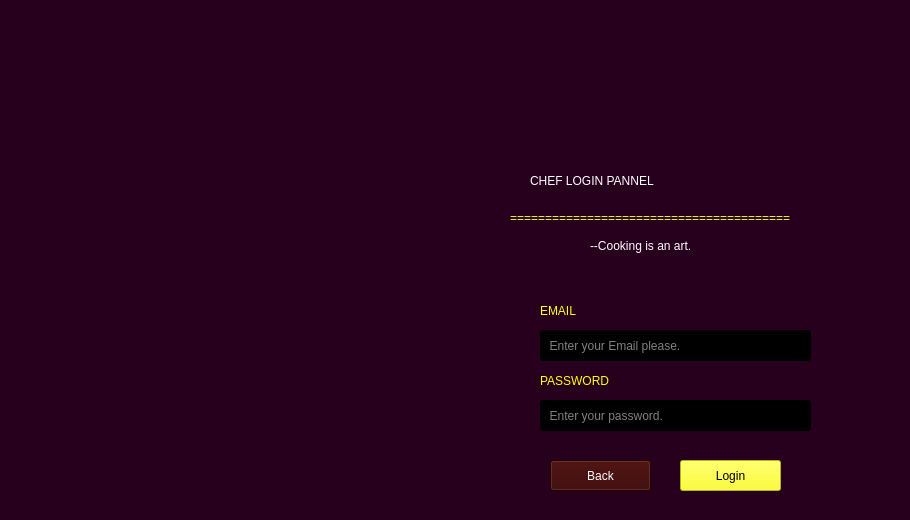
    <widget class="QWidget" name="Chef_Login">
     <property name="styleSheet">
      <string notr="true">background-color: rgb(38, 0, 28);</string>
     </property>
     <widget class="QLineEdit" name="chef_password_input">
      <property name="geometry">
       <rect>
        <x>540</x>
        <y>400</y>
        <width>271</width>
        <height>31</height>
       </rect>
      </property>
      <property name="styleSheet">
       <string notr="true">background-color: rgb(0, 0, 0);
color: rgb(255, 255, 255);
font: 9pt &quot;Impact&quot;;</string>
      </property>
      <property name="echoMode">
       <enum>QLineEdit::Password</enum>
      </property>
      <property name="placeholderText">
       <string>  Enter your password.</string>
      </property>
     </widget>
     <widget class="QLineEdit" name="chef_email_input">
      <property name="geometry">
       <rect>
        <x>540</x>
        <y>330</y>
        <width>271</width>
        <height>31</height>
       </rect>
      </property>
      <property name="styleSheet">
       <string notr="true">background-color: rgb(0, 0, 0);
color: rgb(255, 255, 255);
font: 9pt &quot;Impact&quot;;</string>
      </property>
      <property name="placeholderText">
       <string>  Enter your Email please.</string>
      </property>
     </widget>
     <widget class="QLabel" name="email_lebel">
      <property name="geometry">
       <rect>
        <x>540</x>
        <y>300</y>
        <width>55</width>
        <height>21</height>
       </rect>
      </property>
      <property name="styleSheet">
       <string notr="true">font: 14pt &quot;Impact&quot;;
color: rgb(255, 255, 0);</string>
      </property>
      <property name="text">
       <string>EMAIL</string>
      </property>
     </widget>
     <widget class="QLabel" name="password_lebel">
      <property name="geometry">
       <rect>
        <x>540</x>
        <y>370</y>
        <width>121</width>
        <height>21</height>
       </rect>
      </property>
      <property name="styleSheet">
       <string notr="true">font: 14pt &quot;Impact&quot;;
color: rgb(255, 255, 0);</string>
      </property>
      <property name="text">
       <string>PASSWORD</string>
      </property>
     </widget>
     <widget class="QPushButton" name="chef_back_button">
      <property name="geometry">
       <rect>
        <x>550</x>
        <y>460</y>
        <width>101</width>
        <height>31</height>
       </rect>
      </property>
      <property name="styleSheet">
       <string notr="true">background-color: rgb(54, 0, 0);
font: 10pt &quot;Impact&quot;;
color: rgb(255, 255, 255);</string>
      </property>
      <property name="text">
       <string>Back</string>
      </property>
     </widget>
     <widget class="QPushButton" name="chef_login_button">
      <property name="geometry">
       <rect>
        <x>680</x>
        <y>460</y>
        <width>101</width>
        <height>31</height>
       </rect>
      </property>
      <property name="styleSheet">
       <string notr="true">background-color: rgb(255, 255, 0);
font: 10pt &quot;Impact&quot;;
color: rgb(0, 0, 0);</string>
      </property>
      <property name="text">
       <string>Login</string>
      </property>
     </widget>
     <widget class="QLabel" name="label_2">
      <property name="geometry">
       <rect>
        <x>530</x>
        <y>160</y>
        <width>371</width>
        <height>41</height>
       </rect>
      </property>
      <property name="styleSheet">
       <string notr="true">font: 16pt &quot;Ravie&quot;;
color: rgb(255, 255, 255);</string>
      </property>
      <property name="text">
       <string>CHEF LOGIN PANNEL</string>
      </property>
     </widget>
     <widget class="QLabel" name="chef_photo_lebel">
      <property name="geometry">
       <rect>
        <x>110</x>
        <y>140</y>
        <width>361</width>
        <height>371</height>
       </rect>
      </property>
      <property name="text">
       <string/>
      </property>
      <property name="pixmap">
       <pixmap resource="resource.qrc">:/image/F:/projects_image/unnamed.jpg</pixmap>
      </property>
      <property name="scaledContents">
       <bool>true</bool>
      </property>
     </widget>
     <widget class="QLabel" name="label_8">
      <property name="geometry">
       <rect>
        <x>510</x>
        <y>210</y>
        <width>381</width>
        <height>16</height>
       </rect>
      </property>
      <property name="styleSheet">
       <string notr="true">color: rgb(255, 255, 0);</string>
      </property>
      <property name="text">
       <string>========================================</string>
      </property>
     </widget>
     <widget class="QLabel" name="label_9">
      <property name="geometry">
       <rect>
        <x>590</x>
        <y>230</y>
        <width>281</width>
        <height>31</height>
       </rect>
      </property>
      <property name="styleSheet">
       <string notr="true">font: 14pt &quot;Lucida Handwriting&quot;;
color: rgb(255, 255, 255);</string>
      </property>
      <property name="text">
       <string>--Cooking is an art.</string>
      </property>
     </widget>
     <zorder>chef_photo_lebel</zorder>
     <zorder>chef_password_input</zorder>
     <zorder>chef_email_input</zorder>
     <zorder>email_lebel</zorder>
     <zorder>password_lebel</zorder>
     <zorder>chef_back_button</zorder>
     <zorder>chef_login_button</zorder>
     <zorder>label_2</zorder>
     <zorder>label_8</zorder>
     <zorder>label_9</zorder>
    </widget>
